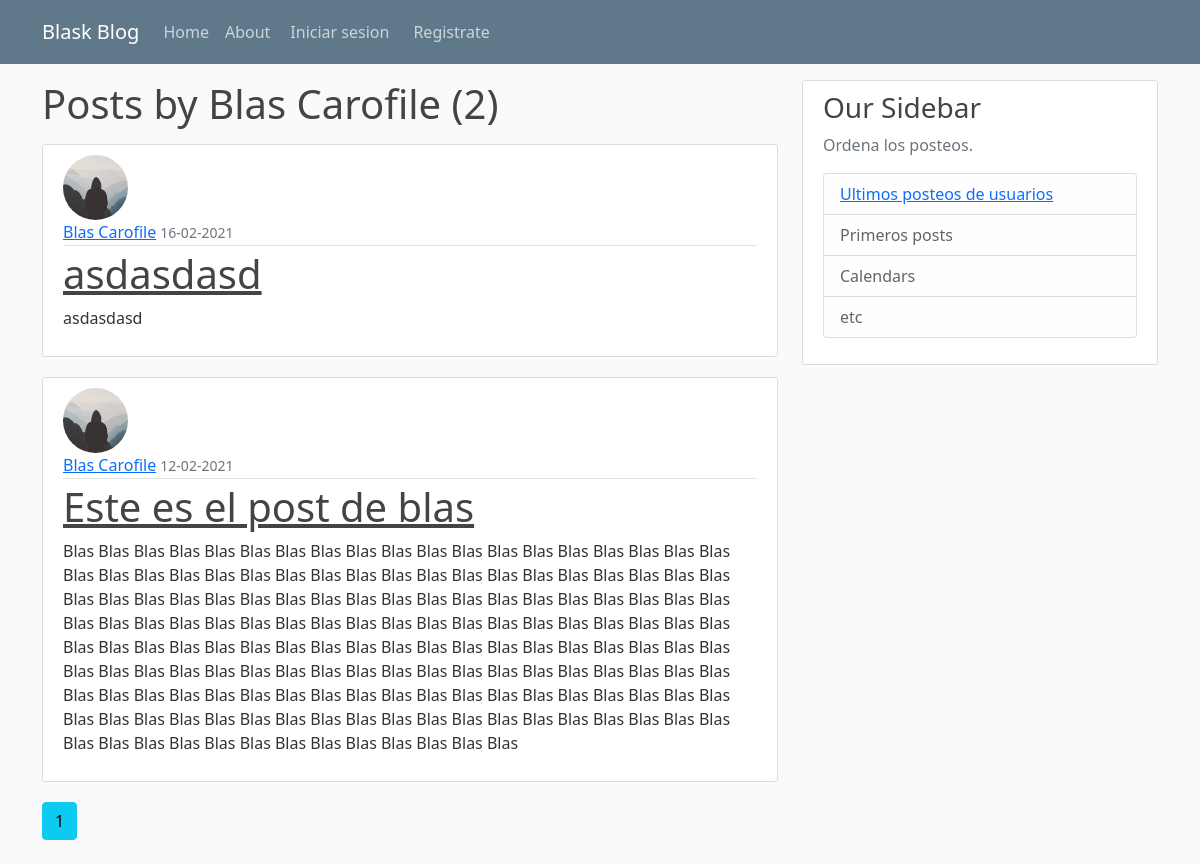
The page /user/Blas Carofile on the database as committed earlier.
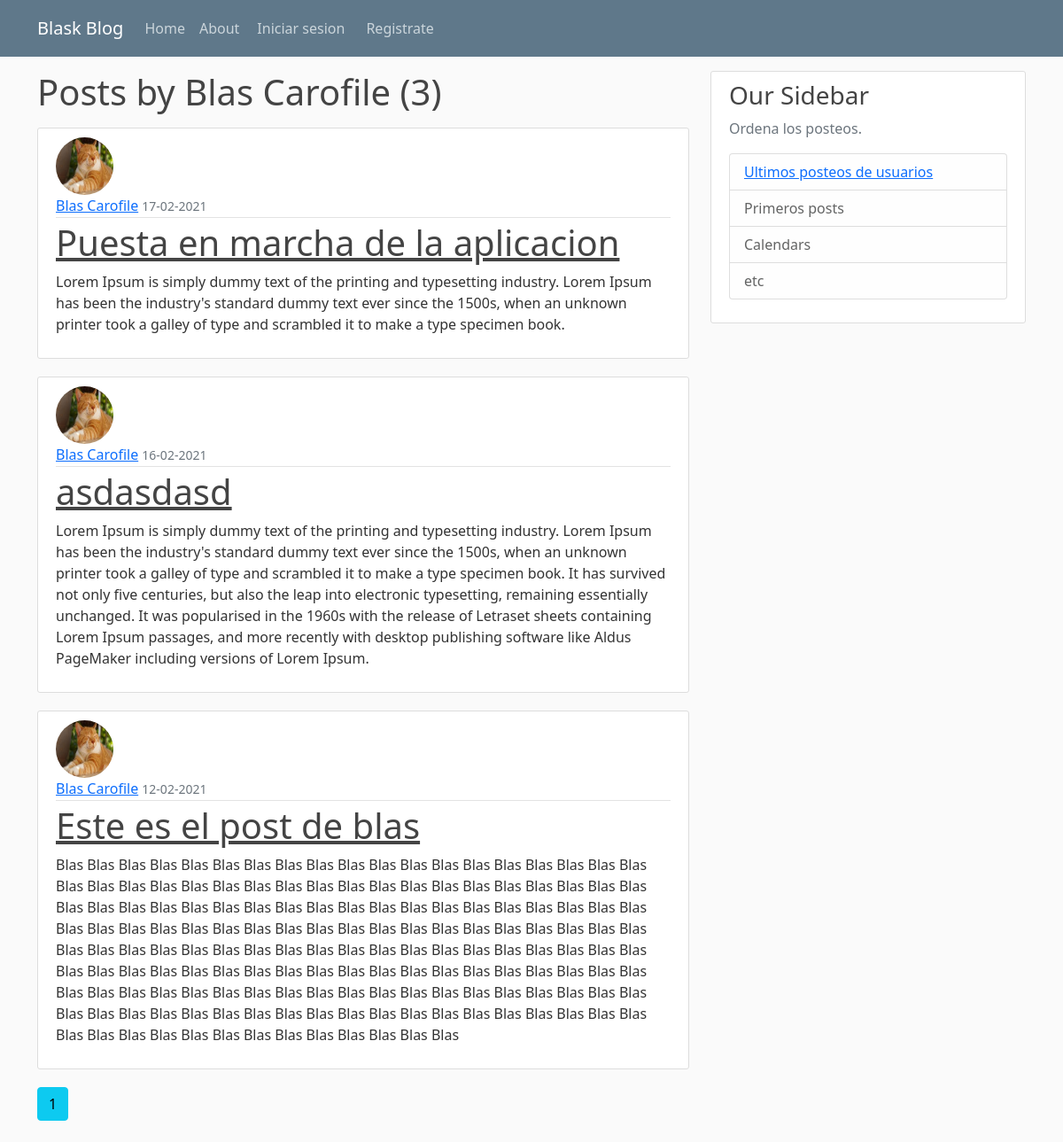
The same page on the database as committed later.
### flaskblog/models.py (models this page shows, shortened)
class Post(db.Model):
	id = db.Column(db.Integer, primary_key=True)
	title = db.Column(db.String(100), nullable=False)
	date_posted = db.Column(db.DateTime, nullable=False, default=datetime.utcnow)
	content = db.Column(db.Text, nullable=False)
	user_id = db.Column(db.Integer, db.ForeignKey('user.id'), nullable=False)

class User(db.Model, UserMixin):
	id = db.Column(db.Integer, primary_key=True)
	username = db.Column(db.String(20), unique=True, nullable=False)
	email = db.Column(db.String(120), unique=True, nullable=False)
	image_file = db.Column(db.String(20), nullable=False, default='default.jpg')
	password = db.Column(db.String(60), nullable=False)
	posts = db.relationship('Post', backref=db.backref('author', lazy=True)) # o lazy dynamic

### flaskblog/users/routes.py (the view)
@users.route("/user/<string:username>")
def user_posts(username):
	page = request.args.get('page', 1, type=int)
	user = User.query.filter_by(username=username).first_or_404()
	posts = Post.query.filter_by(author=user).order_by(Post.date_posted.desc()).paginate(page=page, per_page=5)
	return render_template('user_posts.html', posts=posts, user=user)

### flaskblog/templates/user_posts.html
{% extends "layout.html" %}
{% block content %}
    <h1 class="mb-3">Posts by {{ user.username }} ({{ posts.total }})</h1>
	{% for post in posts.items %}
		<article class="media content-section">
			<img class="rounded-circle article-img" src="{{ url_for('static', filename='profile_pics/' + post.author.image_file) }}">
		  	<div class="media-body">
		    	<div class="article-metadata">
		      		<a class="mr-2" href="{{ url_for('users.user_posts', username=post.author.username) }}">{{ post.author.username }}</a>
		      		<small class="text-muted">{{ post.date_posted.strftime('%d-%m-%Y') }}</small>
		    	</div>
		    	<h1><a class="article-title" href="{{ url_for('posts.post', post_id=post.id) }}">{{ post.title }}</a></h1>
		    	<p class="article-content">{{ post.content }}</p>
		  	</div>
		</article>
	{% endfor %}
	{% for page_num in posts.iter_pages(left_edge=1, right_edge=1, left_current=1, right_current=2) %}
		{% if page_num %}
			{% if posts.page == page_num %}
				<a class="btn btn-info mb-4" href="{{ url_for('users.user_posts', username=user.username, page=page_num) }}">{{ page_num }}</a>
			{% else %}
				<a class="btn btn-outline-info mb-4" href="{{ url_for('users.user_posts', username=user.username, page=page_num) }}">{{ page_num }}</a>
			{% endif %}
		{% else %}
		...
		{% endif %}
	{% endfor %}
{% endblock content %}

Rows that differ between the two databases and show on the page:
added Post: image_file (picture), author.username "Blas Carofile", date_posted "17-02-2021", title "Puesta en marcha de la aplicacion", content "Lorem Ipsum is simply dummy text of the printing and typesetting industry. Lorem Ipsum has been the industry's standard dummy text ever since the 1500s, when an unknown printer took a galley of type and scrambled it to make a type specimen book."
changed Post "asdasdasd": image_file: picture added in place of a placeholder; content "asdasdasd" → "Lorem Ipsum is simply dummy text of the printing and typesetting industry. Lorem Ipsum has been the industry's standard dummy text ever since the 1500s, when an unknown printer took a galley of type and scrambled it to make a type specimen book. It has survived not only five centuries, but also the leap into electronic typesetting, remaining essentially unchanged. It was popularised in the 1960s with the release of Letraset sheets containing Lorem Ipsum passages, and more recently with desktop publishing software like Aldus PageMaker including versions of Lorem Ipsum."
changed through a linked row, Post "Este es el post de blas": image_file: picture added in place of a placeholder
Other text that changed with them:
{{ posts.total }}: "2" → "3"
